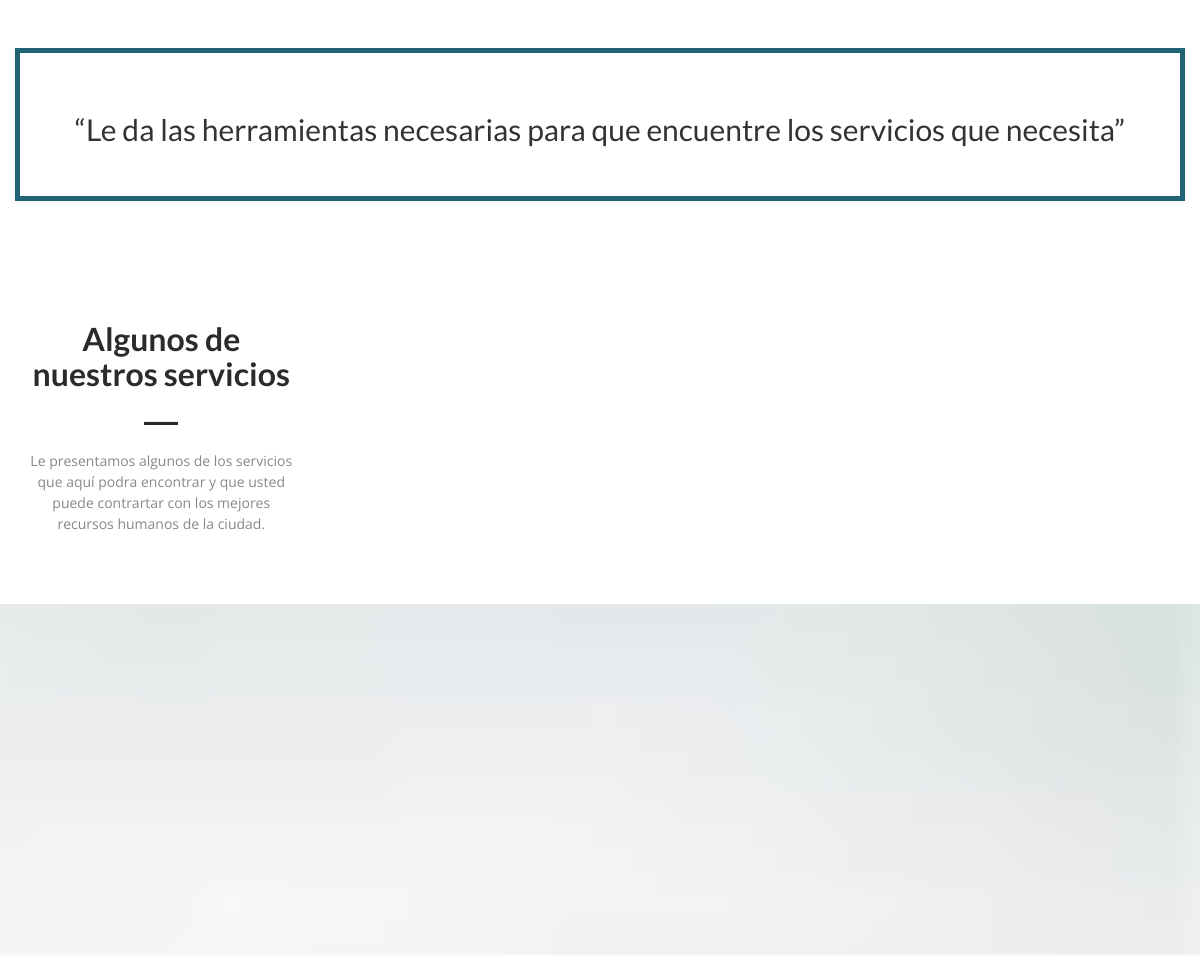
The page /login/index.php (middle part) on the database as committed earlier.
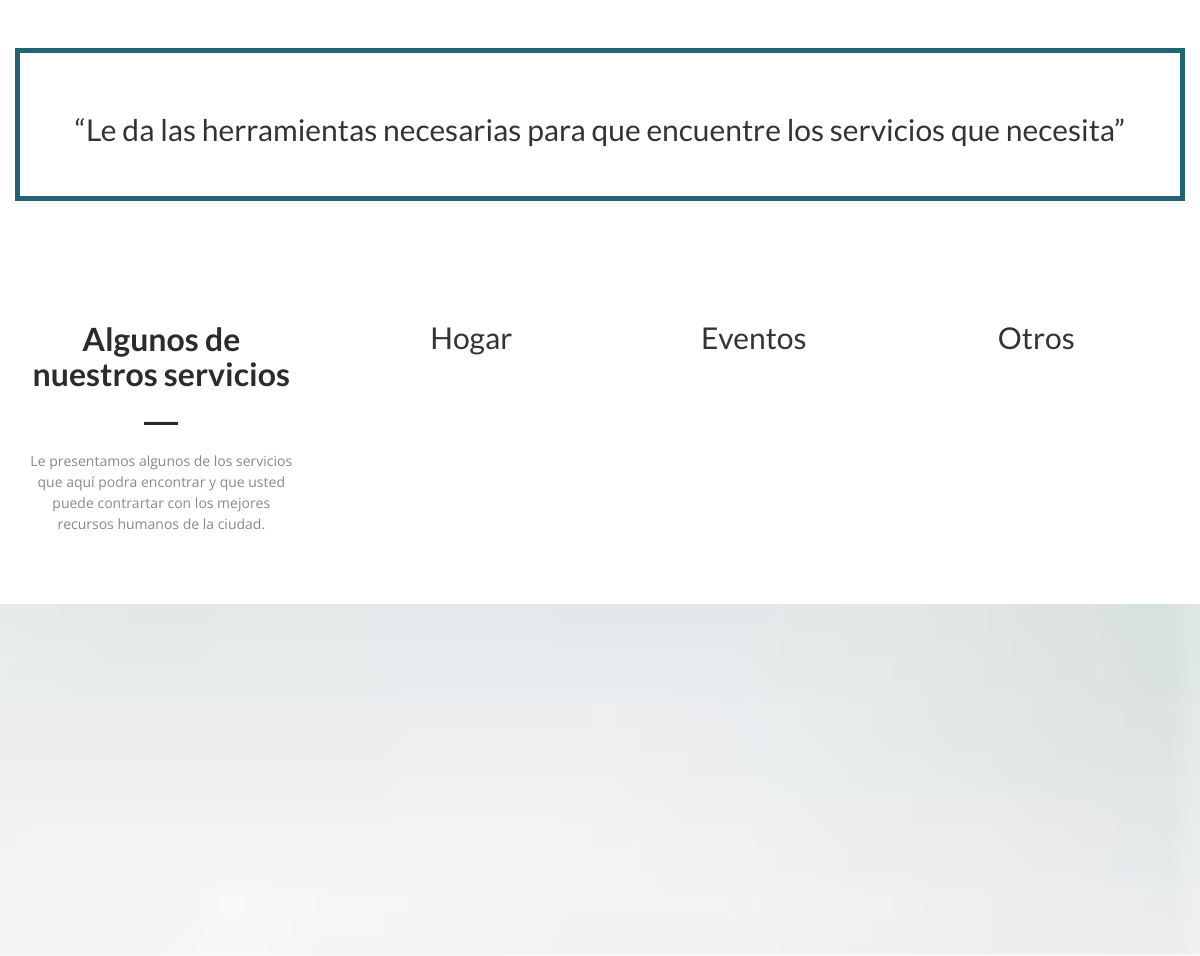
The same page on the database as committed later.
### tables this page shows
CREATE TABLE `servicios` (
  `id_servicio` int(11) NOT NULL AUTO_INCREMENT,
  `nombre` varchar(40) NOT NULL,
  PRIMARY KEY (`id_servicio`)
);

### login/index.php (the view, shortened to what this page needs)
<?php
require_once "../connect/config.php";
?>
 <!DOCTYPE html>
<html lang="en">
<head>
  <link rel="stylesheet" type="text/css" href="../css/bootstrap.min.css">
  <link rel="stylesheet" type="text/css" href="../css/font-awesome.min.css">
  <link rel="stylesheet" type="text/css" href="../css/animate.css">
  <link rel="stylesheet" type="text/css" href="../css/flexslider.css">
  <link rel="stylesheet" type="text/css" href="../css/style.css">
  <link rel="stylesheet" href="https://use.fontawesome.com/releases/v5.5.0/css/all.css">
</head>
<body onload="getServicios()">
  <header class="main-header" id="header">
  </header>
  <section id="cta-1">
    <div class="container">
      <div class="row">
        <div class="cta-info text-center">
          <h3>
            <h2>“Le da las herramientas necesarias para que encuentre los servicios que necesita”</h2>
          </h3>
        </div>
      </div>
    </div>
  </section>
  <?php
    $servicios = "SELECT servicios.nombre, servicios.id_servicio
                  FROM servicios";
    $queryServicios = $cn->query($servicios);
  ?>
    <section class="section-padding wow fadeInUp delay-02s" id="portfolio">
    <div class="container">
      <div class="row">
        <div class="col-md-3 col-sm-12">
          <div class="section-title">
            <h2 class="head-title">Algunos de nuestros servicios</h2>
            <hr class="botm-line">
            <p class="sec-para">Le presentamos algunos de los servicios que aquí podra encontrar y que usted
            puede contrartar con los mejores recursos humanos de la ciudad.</p>
          </div>
        </div>
        <div class="col-md-9 col-sm-12">
          <?php while($fetch = $queryServicios->fetch_assoc()) { ?>
          <div class="col-md-4 col-sm-6 padding-right-zero">
              <div class="portfolio-box design">
              <h2><?php echo $fetch["nombre"]; ?></h2>
              </div>
          </div>
          <?php } ?>
        </div>
      </div>
    </div>
  </section>
    <section class="section-padding parallax bg-image-2 section wow fadeIn delay-08s" id="cta-2" style="height: 350px!important;">
    <div class="container">
      <div class="row">
        <div class="col-md-3" id="ServiciosList"></div>
        <div class="col-md-3" id="ProfesionesList"></div>
      </div>
    </div>
  </section>
</body>
</html>

Rows that differ between the two databases and show on the page:
added servicios: nombre "Hogar"
added servicios: nombre "Eventos"
added servicios: nombre "Otros"
